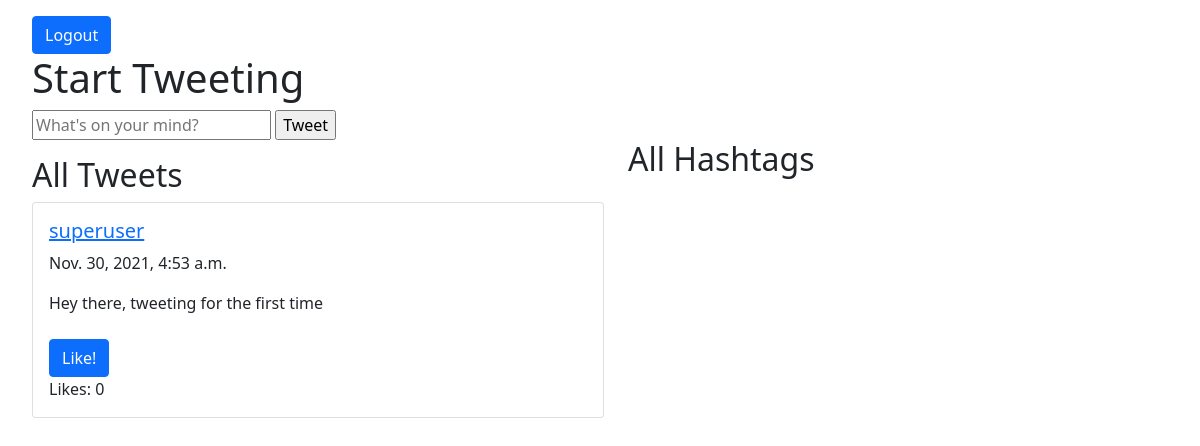
The app's page /home, older data.
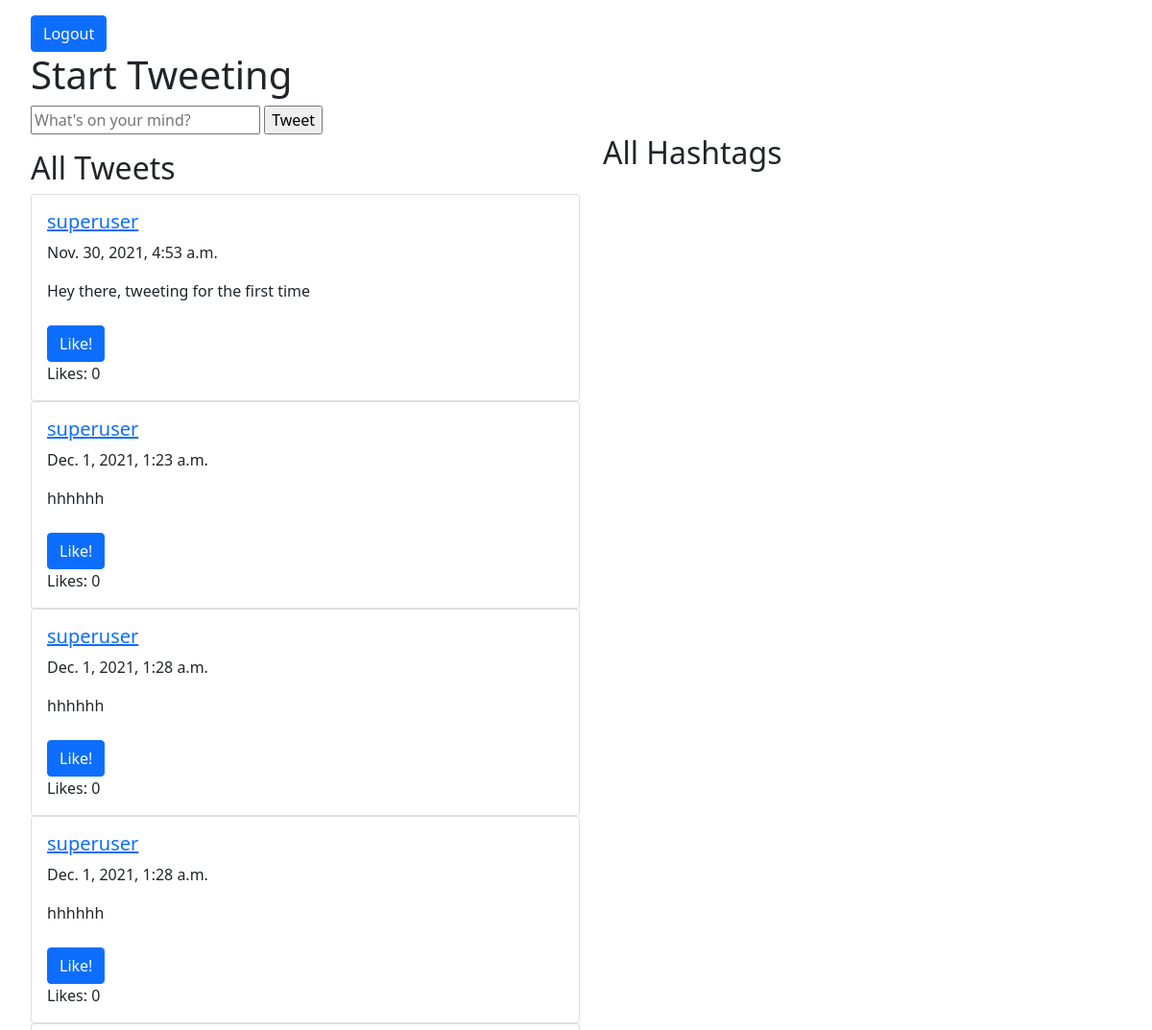
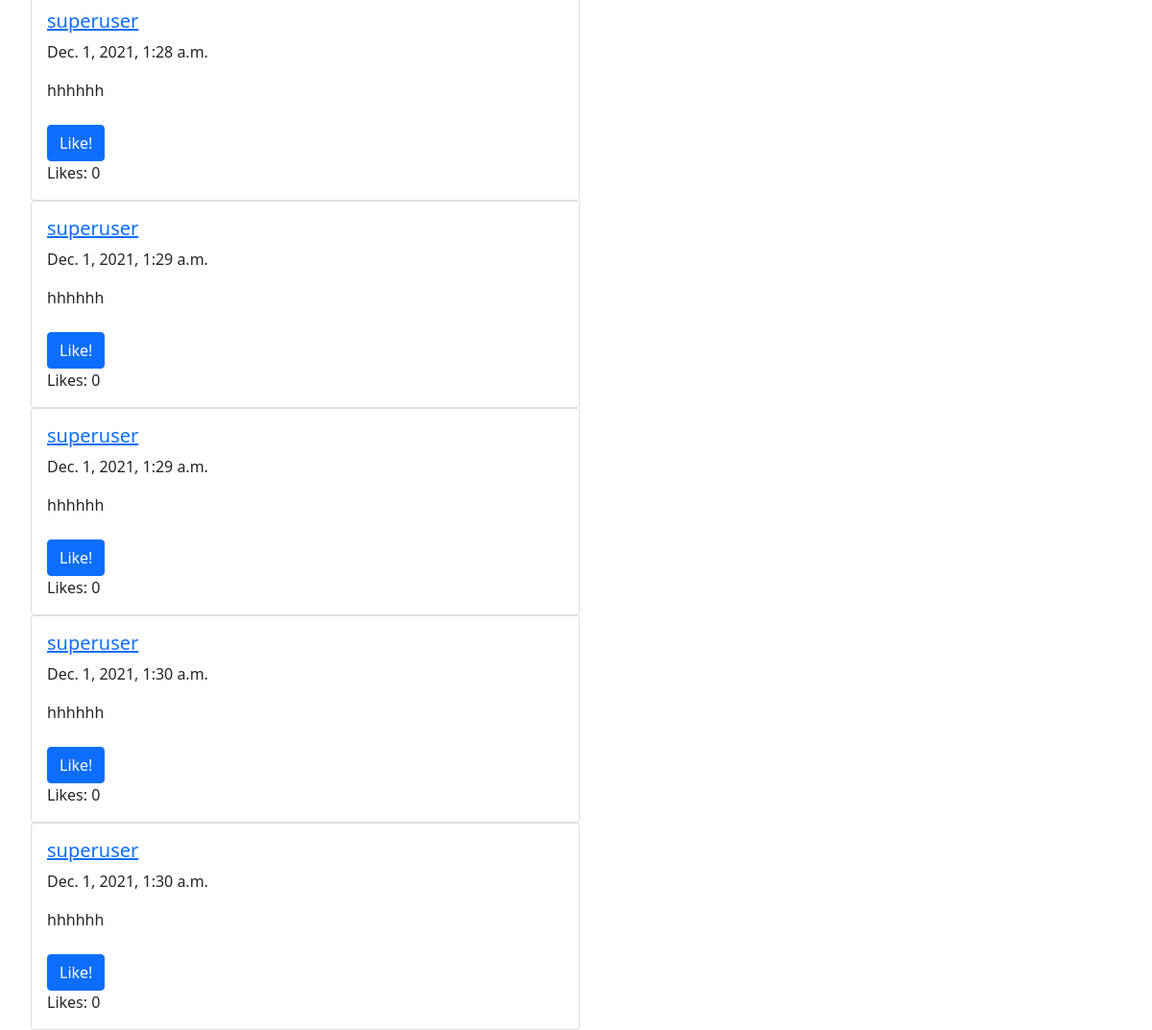
The same page, newer data (2 pictures, top to bottom).
### tweeterApp/models.py (models this page shows)
class Tweet(models.Model):
  body = models.TextField()
  timestamp = models.DateTimeField(auto_now = True)
  author = models.ForeignKey(User, on_delete = models.DO_NOTHING)
  likes = models.IntegerField(default = 0)

### tweeterApp/views.py (the view)
# urls.py: 2. Add a URL to urlpatterns:  path('', views.home, name='home')
def home(request):
  print('hey')
  if (request.method == 'POST'):
    print('REQ', request.POST)
    body = request.POST['body']
    Tweet.objects.create(body=body, author=request.user)
  print('PATCHHHH', request.method)
  tweets = Tweet.objects.all()
  return render(request, 'home.html', {"tweets": tweets}) #want to pass in all the tweets, do we need to pass in the user?

### tweeterApp/templates/home.html (shortened to what this page needs)
<!doctype html>
<html lang="en">
  <head>
    <link href="https://cdn.jsdelivr.net/npm/bootstrap@5.1.3/dist/css/bootstrap.min.css" rel="stylesheet">
  </head>
  <body style="margin-left: 2rem; margin-top: 1rem">
    <div>
      <a class="btn btn-primary" href="logout">Logout</a>
      <h1>Start Tweeting</h1>
      <form method="POST" action="/home">
        <input name="body" placeholder="What's on your mind?" />
        <input type="submit" value="Tweet"/>
      </form>
    </div>
    <div class="row align-items-start">
      <div class="col-md-6">
        <h2 style="margin-top: 1rem">All Tweets</h2>
        {% for tweet in tweets %}
        <div class="col-md-12">
          <div class="card">
            <div class="card-body">
              <h5><a href="{{tweet.author}}/tweets">{{tweet.author}}</a></h5>
              <p>{{tweet.timestamp}}</p>
              {{tweet.body}}
              <br></br>
              <form method="PUT" action="/home">
                <input class="btn btn-primary" type="submit" value="Like!"/>
              </form>
              Likes: {{tweet.likes}}
            </div>
          </div>
        </div>
        {% endfor %}
      </div>
      <div class="col">
        <h2>All Hashtags</h2>
      </div>
    </div>
  </body>
</html>

Row changes from the older to the newer data that the page shows:
added Tweet: author "superuser", timestamp "Dec. 1, 2021, 1:23 a.m.", body "hhhhhh", likes "0"
added Tweet: author "superuser", timestamp "Dec. 1, 2021, 1:28 a.m.", body "hhhhhh", likes "0"
added Tweet: author "superuser", timestamp "Dec. 1, 2021, 1:28 a.m.", body "hhhhhh", likes "0"
added Tweet: author "superuser", timestamp "Dec. 1, 2021, 1:28 a.m.", body "hhhhhh", likes "0"
added Tweet: author "superuser", timestamp "Dec. 1, 2021, 1:29 a.m.", body "hhhhhh", likes "0"
added Tweet: author "superuser", timestamp "Dec. 1, 2021, 1:29 a.m.", body "hhhhhh", likes "0"
added Tweet: author "superuser", timestamp "Dec. 1, 2021, 1:30 a.m.", body "hhhhhh", likes "0"
added Tweet: author "superuser", timestamp "Dec. 1, 2021, 1:30 a.m.", body "hhhhhh", likes "0"
